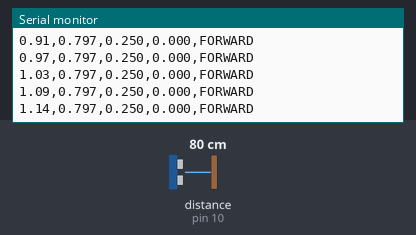
Bench run of a sketch on a simulated Arduino Uno, built with avr-gcc and run on an emulated ATmega328P. On the bench: the last lines printed to the serial monitor. Wiring (inferred from the names in the program): ultrasonic range finder: trigger pin 9; echo pin 10. The test bench sets the inputs (shaded band); at power-on: distance to the obstacle (sensor on pin 10) 80 cm. The echo pulse lasts 58.3 µs per cm.

Above: at 1.2 s.
1.3 s: distance to the obstacle (sensor on pin 10) set to 2 cm
At 1.33 s:
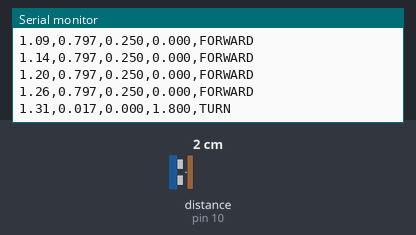
2.8 s: distance to the obstacle (sensor on pin 10) set to 4 cm
At 2.8 s:
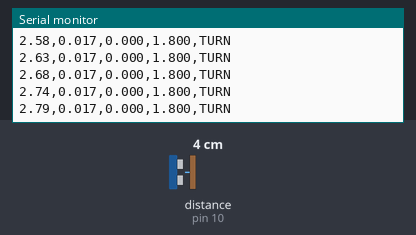

The sketch:

robot.ino
```cpp
// Minimal Obstacle Avoidance Firmware (hardware-assumed)
// Telemetry format matches simulator logs conceptually: t, distance, v, w, state

const int trigPin = 9;
const int echoPin = 10;

enum State { FORWARD, TURN };
State state = FORWARD;

const float STOP_D = 0.30;  // [m]
const float GO_D   = 0.55;  // [m]

unsigned long lastMs = 0;

float readDistanceM() {
  digitalWrite(trigPin, LOW);
  delayMicroseconds(2);
  digitalWrite(trigPin, HIGH);
  delayMicroseconds(10);
  digitalWrite(trigPin, LOW);

  long us = pulseIn(echoPin, HIGH, 25000); // timeout 25ms ~ 4.3m
  if (us == 0) return 999.0;               // no echo -> treat as far
  return (us * 0.000343f) / 2.0f;
}

void setup() {
  Serial.begin(115200);
  pinMode(trigPin, OUTPUT);
  pinMode(echoPin, INPUT);
  lastMs = millis();
}

void loop() {
  unsigned long now = millis();
  float t = now / 1000.0f;

  float d = readDistanceM();

  // Two-state FSM with hysteresis
  if (state == FORWARD) {
    if (d < STOP_D) state = TURN;
  } else { // TURN
    if (d > GO_D) state = FORWARD;
  }

  // Control outputs (placeholder – your motor driver code will map these)
  float v = (state == FORWARD) ? 0.25f : 0.0f;
  float w = (state == TURN) ? 1.8f : 0.0f;

  // Telemetry: t,d,v,w,state
  Serial.print(t, 2); Serial.print(",");
  Serial.print(d, 3); Serial.print(",");
  Serial.print(v, 3); Serial.print(",");
  Serial.print(w, 3); Serial.print(",");
  Serial.println(state == FORWARD ? "FORWARD" : "TURN");

  delay(50); // ~20 Hz
}
```

Measured:
- after the input at 1.3 s, the serial monitor: prints a new line at once (image 1)
